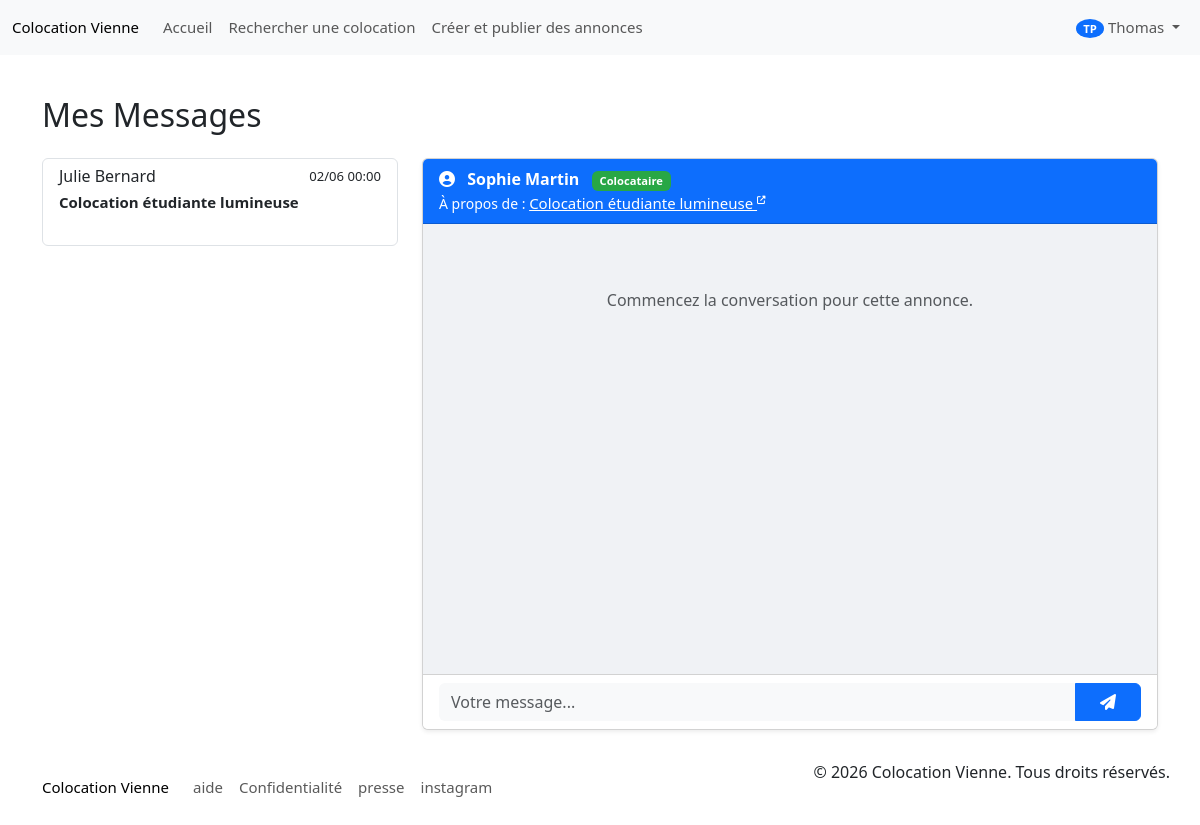
Before: /pages/messages.php?annonce_id=1&with_user=2 (signed in) with the older database file.
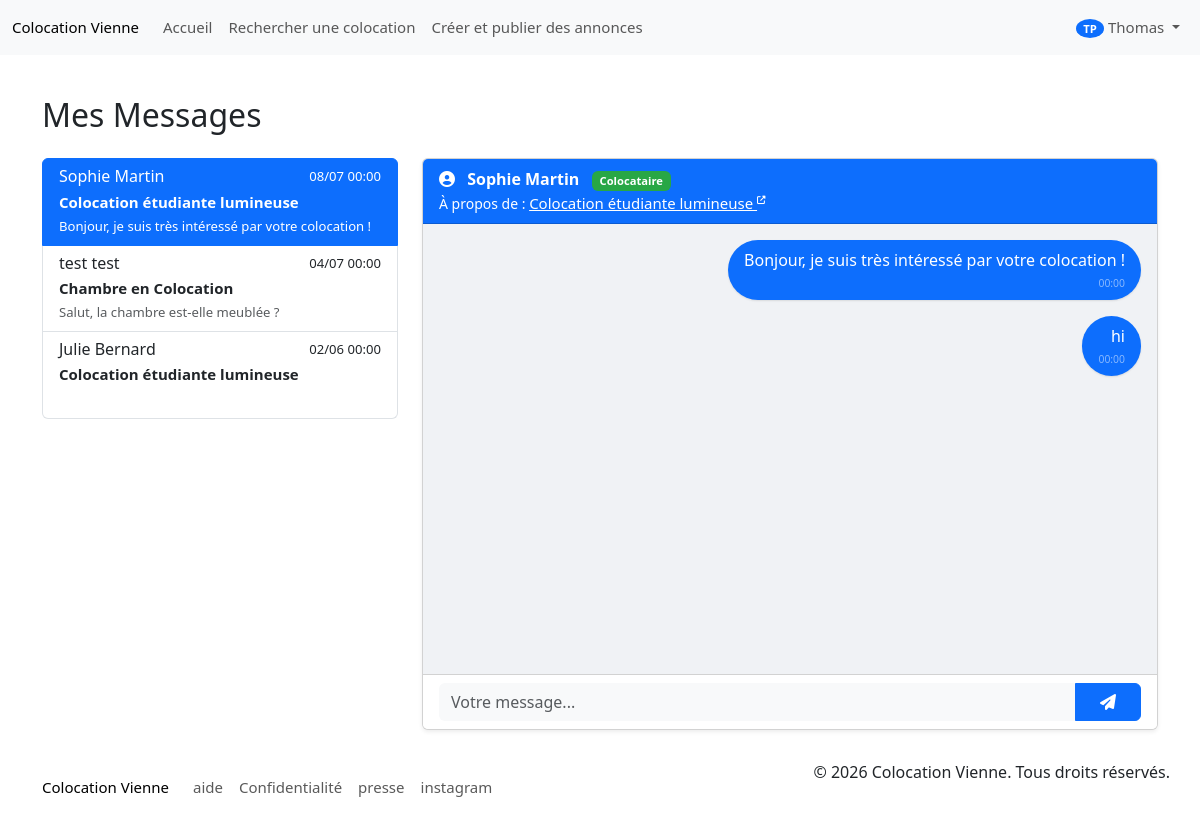
After: the same page with the newer database file.
### tables this page shows
CREATE TABLE `utilisateur` (
  `id_utilisateur` int(11) NOT NULL,
  `nom` varchar(40) NOT NULL,
  `email` varchar(100) NOT NULL,
  `mot_de_passe` varchar(100) NOT NULL,
  `situation_professionnel` varchar(40) NOT NULL,
  `garant` tinyint(1) NOT NULL,
  `retraite` decimal(5,2) NOT NULL,
  `caisse_allocation_familial` decimal(5,2) NOT NULL,
  `date_naissance` date NOT NULL,
  `photo_profil` varchar(250) NOT NULL,
  `salaire_mensuel_net` decimal(5,2) NOT NULL,
  `prenom` varchar(40) NOT NULL,
  `revenu_fiscal` varchar(50) NOT NULL,
  `id_role` int(11) NOT NULL,
  `type_compte` enum('colocataire','propriétaire') DEFAULT 'colocataire'
);

CREATE TABLE `annonce` (
  `id_annonce` int(11) NOT NULL,
  `titre` varchar(50) NOT NULL,
  `adresse_1` varchar(255) NOT NULL,
  `adresse_2` varchar(255) DEFAULT NULL,
  `adresse_3` varchar(255) DEFAULT NULL,
  `adresse_4` varchar(255) DEFAULT NULL,
  `ville` varchar(50) NOT NULL,
  `code_postal` int(11) NOT NULL,
  `loyer_location_chez_habitant` decimal(5,2) NOT NULL,
  `description` text NOT NULL,
  `surface_logement` decimal(5,2) NOT NULL,
  `surface_chambres` decimal(5,2) NOT NULL,
  `nombre_chambre` int(11) NOT NULL,
  `date_expiration` date DEFAULT NULL,
  `date_publication` date NOT NULL,
  `date_modification` date NOT NULL,
  `carte_coordonnee_GPS` varchar(40) DEFAULT NULL,
  `date_cloture` date NOT NULL,
  `loyer_colocation` decimal(5,2) NOT NULL
);

CREATE TABLE `envoi_message` (
  `id_utilisateur` int(11) DEFAULT NULL,
  `id_utilisateur_1` int(11) DEFAULT NULL,
  `id_annonce` int(11) DEFAULT NULL,
  `date_` date NOT NULL,
  `contenu` varchar(250) NOT NULL
);

### app/Core/Config.php (called while the page is built, shortened)
<?php
class Config {
    public static function url($path = '') {
        return self::BASE_URL . '/' . ltrim($path, '/');
    }
    public static function asset($path = '') {
        return self::BASE_URL . '/assets/' . ltrim($path, '/');
    }
}

### init.php (called while the page is built, shortened)
<?php
if (!defined('COLOCATION_INIT_LOADED')) {
    require_once __DIR__ . '/app/Core/Autoloader.php';
    require_once __DIR__ . '/app/Models/User.php';
    require_once __DIR__ . '/app/Models/Message.php';
    require_once __DIR__ . '/app/Models/Annonce.php';
    try {
        $userDAO = $GLOBALS['userDAO'];
        $messageDAO = $GLOBALS['messageDAO'];
        $annonceDAO = $GLOBALS['annonceDAO'];
    } catch (Exception $e) {
        error_log("Initialization error: " . $e->getMessage());
    }
} else {
    $userDAO = $GLOBALS['userDAO'] ?? null;
    $messageDAO = $GLOBALS['messageDAO'] ?? null;
    $annonceDAO = $GLOBALS['annonceDAO'] ?? null;
    $commentDAO = $GLOBALS['commentDAO'] ?? null;
}

### app/Models/DAO.php (called while the page is built, shortened)
<?php
abstract class DAO {
    protected ?PDO $db;
    protected string $table_name;
    protected string $primary_key;
    public function __construct(string $table_name, string $primary_key = 'id') {
        $this->db = Database::getInstance()->getConnection();
        $this->table_name = $table_name;
        $this->primary_key = $primary_key;
    }
    public function getById(int $id): ?object {
        $query = "SELECT * FROM " . $this->table_name . " WHERE " . $this->primary_key . " = :id";
        $stmt = $this->db->prepare($query);
        $stmt->bindParam(':id', $id, PDO::PARAM_INT);
        $stmt->execute();
        $result = $stmt->fetch();
        return $result ? $this->hydrate($result) : null;
    }
}

### app/Core/Autoloader.php (called while the page is built, shortened)
<?php
spl_autoload_register(function ($class) {
    $prefix = 'App\\';
    $base_dir = __DIR__ . '/../';
    $len = strlen($prefix);
    $relative_class = substr($class, $len);
    $file = $base_dir . str_replace('\\', '/', $relative_class) . '.php';
});

### app/Core/Database.php (called while the page is built, shortened)
<?php
class Database {
    private ?PDO $conn = null;
    private function __construct() {
        $this->host = "localhost";
        $this->db_name = "colocation";
        $this->username = "root";
        $this->password = "";
        try {
            $this->conn = new PDO("mysql:host={$this->host};dbname={$this->db_name};charset=utf8", $this->username, $this->password);
            $this->conn->setAttribute(PDO::ATTR_ERRMODE, PDO::ERRMODE_EXCEPTION);
            $this->conn->setAttribute(PDO::ATTR_DEFAULT_FETCH_MODE, PDO::FETCH_ASSOC);
        } catch (PDOException $exception) {
            throw new \RuntimeException("Connection error: " . $exception->getMessage());
        }
    }
    public static function getInstance(): Database {
        static $instance = null;
        if ($instance === null) {
            $instance = new Database();
        }
        return $instance;
    }
    public function getConnection(): ?PDO {
        return $this->conn;
    }
}

### app/Models/User.php (called while the page is built, shortened)
<?php
class User {
    private string $prenom;
    private string $nom;
    private string $photo_profil;
    private string $type_compte;
    public function __construct(array $data) {
        $this->prenom = $data['prenom'] ?? '';
        $this->nom = $data['nom'] ?? '';
        $this->photo_profil = $data['photo_profil'] ?? '';
        $this->type_compte = $data['type_compte'] ?? 'colocataire';
    }
    public function getPrenom(): string { return $this->prenom; }
    public function getNom(): string { return $this->nom; }
    public function getPhotoProfil(): string { return $this->photo_profil; }
    public function getTypeCompte(): string { return $this->type_compte; }
}
class UserDAO extends \App\Models\DAO {
    protected function hydrate(array $row): User {
        return new User($row);
    }
}

### app/Models/Message.php (called while the page is built, shortened)
<?php
class Message {
    private ?int $id_utilisateur;
    private string $date_;
    private string $contenu;
    public function __construct(array $data) {
        $this->id_utilisateur = (int)($data['id_utilisateur'] ?? 0);
        $this->date_ = $data['date_'] ?? date('Y-m-d H:i:s');
        $this->contenu = $data['contenu'] ?? '';
    }
    public function getSenderId(): int { return $this->id_utilisateur; }
    public function getDate(): string { return $this->date_; }
    public function getContenu(): string { return $this->contenu; }
}
class MessageDAO extends \App\Models\DAO {
    protected function hydrate(array $row): Message {
        return new Message($row);
    }
    public function getConversation(int $user1, int $user2, int $annonceId): array {
        $query = "SELECT * FROM envoi_message
                  WHERE id_annonce = :annonce_id
                  AND ((id_utilisateur = :u1 AND id_utilisateur_1 = :u2)
                  OR (id_utilisateur = :u2 AND id_utilisateur_1 = :u1))
                  ORDER BY date_ ASC";
        $stmt = $this->db->prepare($query);
        $stmt->execute([
            'annonce_id' => $annonceId,
            'u1' => $user1,
            'u2' => $user2
        ]);
        $messages = [];
        foreach ($stmt->fetchAll() as $row) {
            $messages[] = $this->hydrate($row);
        }
        return $messages;
    }
    public function getUserConversations(int $userId): array {
        $query = "SELECT m.*, u.prenom, u.nom, a.titre as annonce_titre
                  FROM envoi_message m
                  JOIN utilisateur u ON (m.id_utilisateur = u.id_utilisateur OR m.id_utilisateur_1 = u.id_utilisateur)
                  JOIN annonce a ON m.id_annonce = a.id_annonce
                  WHERE (m.id_utilisateur = :userId OR m.id_utilisateur_1 = :userId)
                  AND u.id_utilisateur != :userId
                  GROUP BY m.id_annonce, u.id_utilisateur
                  ORDER BY m.date_ DESC";
        $stmt = $this->db->prepare($query);
        $stmt->execute(['userId' => $userId]);
        return $stmt->fetchAll();
    }
    public function countUnread(int $userId): int {
        $query = "SELECT COUNT(*) FROM envoi_message WHERE id_utilisateur_1 = :userId";
        $stmt = $this->db->prepare($query);
        $stmt->execute(['userId' => $userId]);
        return (int)$stmt->fetchColumn();
    }
}

### app/Models/Annonce.php (called while the page is built, shortened)
<?php
class Annonce {
    private ?int $id_annonce;
    private string $titre;
    public function __construct(array $data) {
        $this->id_annonce = isset($data['id_annonce']) ? (int)$data['id_annonce'] : null;
        $this->titre = $data['titre'] ?? '';
    }
    public function getId(): ?int { return $this->id_annonce; }
    public function getTitre(): string { return $this->titre; }
}
class AnnonceDAO extends \App\Models\DAO {
    protected function hydrate(array $row): Annonce {
        return new Annonce($row);
    }
}

### pages/messages.php (the view, shortened to what the rows shown need)
<?php
require_once(__DIR__ . "/../init.php"); require_once(__DIR__ . "/../app/Views/partials/header.php");
$conversations = $messageDAO->getUserConversations($_SESSION['user_id']);
?>
<div class="container mt-5 pt-5">
    <h2 class="mb-4">Mes Messages</h2>
    <div class="row">
        <div class="col-md-8">
            <?php if (isset($_GET['annonce_id']) && isset($_GET['with_user'])):
                $chat = $messageDAO->getConversation($_SESSION['user_id'], $_GET['with_user'], $_GET['annonce_id']);
                $currentAnnonce = $annonceDAO->getById((int)$_GET['annonce_id']);
                $otherUser = $userDAO->getById((int)$_GET['with_user']);
            ?>
                <div class="card shadow-sm">
                    <div class="card-header bg-primary text-white d-flex justify-content-between align-items-center">
                        <div>
                            <i class="fas fa-user-circle me-2"></i>
                            <strong><?php echo htmlspecialchars($otherUser->getPrenom() . ' ' . $otherUser->getNom()); ?></strong>
	                            <span class="badge ms-2" style="font-size: 0.7em; padding: 4px 8px; color: white; background-color: <?php echo ($otherUser->getTypeCompte() === 'propriétaire') ? '#007bff' : '#28a745'; ?>;">
	                                <?php echo ucfirst($otherUser->getTypeCompte()); ?>
	                            </span>
                            <br>
                            <small>
                                À propos de :
                                <a href="<?php echo Config::url('annonce/show') . '?id=' . $currentAnnonce->getId(); ?>" class="text-white text-decoration-underline">
                                    <?php echo htmlspecialchars($currentAnnonce->getTitre()); ?>
                                <sup><i class="fas fa-external-link-alt fa-xs"></i></sup>
                                </a>
                            </small>
                        </div>
                    </div>
                    <div class="card-body" style="height: 450px; overflow-y: auto; background-color: #f0f2f5;">
                        <?php if (empty($chat)): ?>
                            <div class="text-center mt-5 text-muted">
                                <p>Commencez la conversation pour cette annonce.</p>
                            </div>
                        <?php else: ?>
                            <?php foreach ($chat as $msg): ?>
                                <div class="mb-3 <?php echo $msg->getSenderId() == $_SESSION['user_id'] ? 'text-end' : ''; ?>">
                                    <div class="d-inline-block p-2 px-3 rounded-pill <?php echo $msg->getSenderId() == $_SESSION['user_id'] ? 'bg-primary text-white' : 'bg-white border'; ?>" style="max-width: 80%; box-shadow: 0 1px 2px rgba(0,0,0,0.1);">
                                        <?php echo htmlspecialchars($msg->getContenu()); ?>
                                        <div style="font-size: 0.65rem;" class="mt-1 <?php echo $msg->getSenderId() == $_SESSION['user_id'] ? 'text-white-50' : 'text-muted'; ?>">
                                            <?php echo date('H:i', strtotime($msg->getDate())); ?>
                                        </div>
                                    </div>
                                </div>
                            <?php endforeach; ?>
                        <?php endif; ?>
                    </div>
                    <div class="card-footer bg-white">
                        <form action="/coLocation/message/send" method="POST">
                            <div class="input-group">
                                <input type="text" name="message" class="form-control border-0 bg-light" placeholder="Votre message..." required autofocus autocomplete="off">
                                <button class="btn btn-primary px-4" type="submit">
                                    <i class="fas fa-paper-plane"></i>
                                </button>
                            </div>
                        </form>
                    </div>
                </div>
            <?php endif; ?>
        </div>
    </div>
</div>
<?php require_once(__DIR__ . "/../app/Views/partials/footer.php"); ?>

### app/Views/partials/header.php (shortened to what the rows shown need)
<?php
global $userDAO, $messageDAO;
function getUserAvatar($user_id, $userDAO) {
    try {
        $user = $userDAO->getById($user_id);
        if ($user && !empty($user->getPhotoProfil())) {
            $server_path = $_SERVER['DOCUMENT_ROOT'] . Config::url("pages/be/" . $user->getPhotoProfil());
        }
        $initials = '';
        if ($user) {
            if (!empty($user->getPrenom()) && !empty($user->getNom())) {
                $initials = strtoupper(substr($user->getPrenom(), 0, 1) . substr($user->getNom(), 0, 1));
            } elseif (!empty($user->getPrenom())) {
                $initials = strtoupper(substr($user->getPrenom(), 0, 2));
            } else {
                $initials = 'U';
            }
        } else {
            $initials = 'U';
        }
        return [
            'src' => '',
            'initials' => $initials,
            'has_photo' => false
        ];
    } catch (Exception $e) {
        error_log("Error in getUserAvatar: " . $e->getMessage());
        return [
            'src' => '',
            'initials' => 'U',
            'has_photo' => false
        ];
    }
}
$avatarData = null;
if (!empty($_SESSION['isLoggedin']) && isset($_SESSION['user_id'])) {
    try {
        $avatarData = getUserAvatar($_SESSION['user_id'], $userDAO);
    } catch (Exception $e) {
        error_log("Avatar fetch error: " . $e->getMessage());
        $avatarData = [
            'src' => '',
            'initials' => 'U',
            'has_photo' => false
        ];
    }
}
?>
<!DOCTYPE html>
<html lang="fr">
<head>
    <link rel="stylesheet" href="https://cdnjs.cloudflare.com/ajax/libs/font-awesome/6.5.1/css/all.min.css" />
    <link rel="stylesheet" href="<?php echo Config::asset('style/style.css'); ?>">
    <link href="https://cdn.jsdelivr.net/npm/bootstrap@5.3.3/dist/css/bootstrap.min.css" rel="stylesheet">
</head>
<body>
   <nav class="navbar navbar-expand-lg fixed-top bg-body-tertiary">
     <div class="container-fluid">
      <div class="collapse navbar-collapse" id="navbarNav">
        <ul class="navbar-nav">
          <?php if (empty($_SESSION['isLoggedin'])): ?>
            <li class="nav-item">
              <a class="nav-link" href="<?php echo Config::url('auth/register'); ?>">
                <i class="fas fa-user-plus"></i> Inscription
              </a>
            </li>
            <li class="nav-item">
              <a class="nav-link" href="<?php echo Config::url('auth/login'); ?>">
                <i class="fas fa-sign-in-alt"></i> Connexion
              </a>
            </li>
          <?php else: ?>
            <li class="nav-item dropdown">
              <a class="nav-link dropdown-toggle" href="#" id="profileDropdown" role="button" data-bs-toggle="dropdown" aria-expanded="false">
                <?php if ($avatarData && $avatarData['has_photo']): ?>
                  <img src="<?php echo htmlspecialchars($avatarData['src']); ?>" alt="Profile" style="width: 32px; height: 32px; border-radius: 50%;">
                <?php else: ?>
                  <span class="badge bg-primary rounded-circle"><?php echo htmlspecialchars($avatarData['initials'] ?? 'U'); ?></span>
                <?php endif; ?>
                <?php echo htmlspecialchars($_SESSION['user_prenom'] ?? 'Mon compte'); ?>
              </a>
                    <span class="badge bg-danger rounded-pill"><?php echo $messageDAO ? $messageDAO->countUnread($_SESSION['user_id']) : 0; ?></span>
            </li>
          <?php endif; ?>
        </ul>
      </div>
    </div>
  </nav>

Changed rows visible on the page:
added envoi_message: contenu "Bonjour, je suis très intéressé par votre colocation !", date_ "00:00"
added envoi_message: contenu "hi", date_ "00:00"
Other visible differences:
new list line: "Sophie Martin 08/07 00:00 Colocation étudiante lumineuse Bonjour, je suis très intéressé par votre colocation !"
new list line: "test test 04/07 00:00 Chambre en Colocation Salut, la chambre est-elle meublée ?"
text no longer shown: "Commencez la conversation pour cette annonce."
